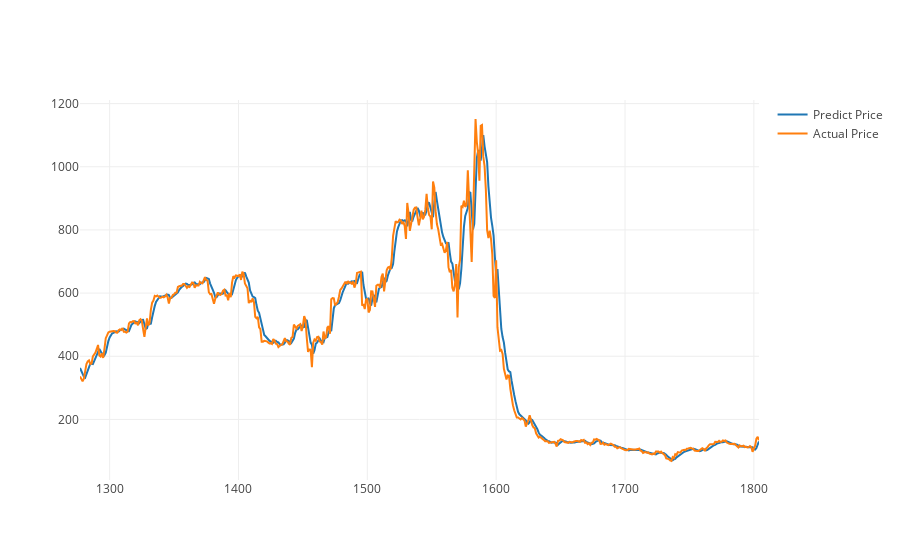

Here is the notebook cell this chart was saved with:
### Code cell
import plotly.offline as py
import plotly.graph_objs as go
py.init_notebook_mode(connected=True)

actual_chart = go.Scatter(x=predictDates, y=testY_reshape, name= 'Actual Price')
predict_chart = go.Scatter(x=predictDates, y=yhat_reshape, name= 'Predict Price')
py.iplot([predict_chart, actual_chart])

### Figure 1 — Plotly figure (JSON) as saved in the notebook; plotly's stock layout.template omitted (floating-point values rounded to 4 significant figures; data arrays with more than 128 entries replaced by an {"elided": "..."} marker saying what was removed)
{"data": [{"name": "Predict Price", "type": "scatter", "x": {"elided": "528 int values"}, "y": {"elided": "528 float values"}}, {"name": "Actual Price", "type": "scatter", "x": {"elided": "528 int values"}, "y": {"elided": "528 float values"}}], "layout": {}}
